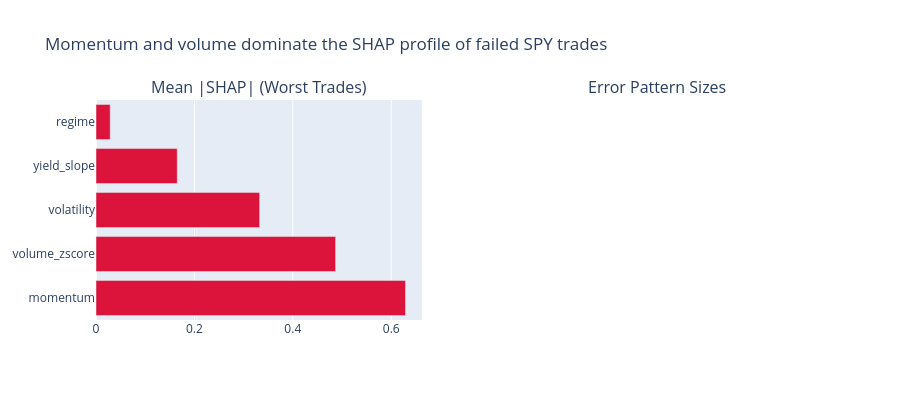

Source (notebook cell):
### Markdown cell above
## 10. Visualize SHAP Patterns

### Code cell
# Extract SHAP vectors for visualization
shap_vectors = shap_analyzer.extract_shap_vectors(result.explanations)
mean_shap = np.abs(shap_vectors).mean(axis=0)
sorted_idx = np.argsort(mean_shap)[::-1]

fig = make_subplots(
    rows=1,
    cols=2,
    subplot_titles=("Mean |SHAP| (Worst Trades)", "Error Pattern Sizes"),
    specs=[[{"type": "xy"}, {"type": "domain"}]],
)

fig.add_trace(
    go.Bar(
        x=mean_shap[sorted_idx],
        y=[FEATURE_COLS[i] for i in sorted_idx],
        orientation="h",
        marker_color="crimson",
    ),
    row=1,
    col=1,
)

pattern_labels = [f"Pattern {p.cluster_id}" for p in result.error_patterns]
pattern_sizes = [p.n_trades for p in result.error_patterns]

fig.add_trace(
    go.Pie(labels=pattern_labels, values=pattern_sizes, hole=0.4),
    row=1,
    col=2,
)

fig.update_layout(
    title="Momentum and volume dominate the SHAP profile of failed SPY trades",
    showlegend=False,
    height=400,
)

fig.show()

### Figure 1 — Plotly figure (JSON) as saved in the notebook; plotly's stock layout.template omitted (floating-point values rounded to 4 significant figures)
{"data": [{"marker": {"color": "crimson"}, "orientation": "h", "type": "bar", "x": [0.629, 0.487, 0.3326, 0.1651, 0.02887], "xaxis": "x", "y": ["momentum", "volume_zscore", "volatility", "yield_slope", "regime"], "yaxis": "y"}, {"domain": {"x": [0.55, 1.0], "y": [0.0, 1.0]}, "hole": 0.4, "labels": [], "type": "pie", "values": []}], "layout": {"annotations": [{"font": {"size": 16}, "showarrow": false, "text": "Mean |SHAP| (Worst Trades)", "x": 0.225, "xanchor": "center", "xref": "paper", "y": 1.0, "yanchor": "bottom", "yref": "paper"}, {"font": {"size": 16}, "showarrow": false, "text": "Error Pattern Sizes", "x": 0.775, "xanchor": "center", "xref": "paper", "y": 1.0, "yanchor": "bottom", "yref": "paper"}], "height": 400, "showlegend": false, "title": {"text": "Momentum and volume dominate the SHAP profile of failed SPY trades"}, "xaxis": {"anchor": "y", "domain": [0.0, 0.45]}, "yaxis": {"anchor": "x", "domain": [0.0, 1.0]}}}
